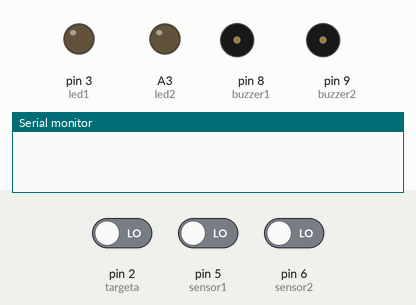
A sketch run on a simulated Arduino Uno, built with avr-gcc and run on an emulated ATmega328P. On the bench: output pins drawn as LEDs (lit = HIGH), buzzer (waves = sounding, pin HIGH), the last lines printed to the serial monitor. The test bench sets the inputs (shaded band); at power-on: pin 5 (sensor1) LOW, pin 6 (sensor2) LOW, pin 2 (targeta) LOW.

Above: at 2.8 s.
2.9 s: pin 5 (sensor1) driven HIGH
At 3.5 s:
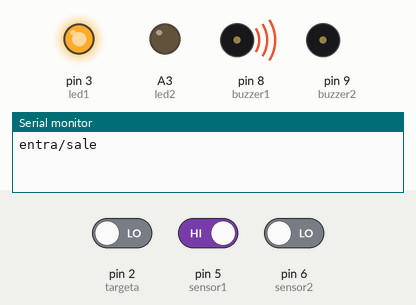
4.5 s: pin 6 (sensor2) driven HIGH
At 6.2 s:
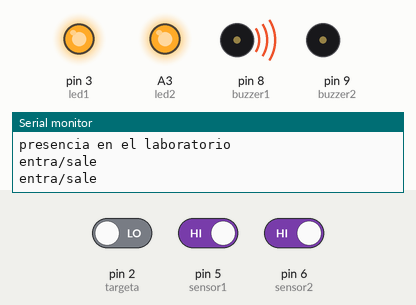
6.5 s: pin 5 (sensor1) driven LOW
At 7.7 s:
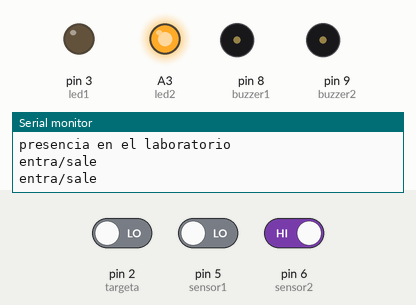
Timing chart, 0 to 18.5 s (numbered marks = the images above; inputs shaded):
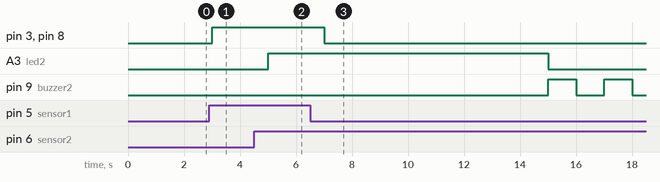

The sketch:

monitoreo_y_uso_de_instalaciones.ino
```cpp
#include <Wire.h>                        //Libreria para el puerto I2C
#include "RTClib.h"                 //Libreria para el reloj
//#include<Adafruit_NFCShield_I2C.h>

//#define IRQ   (2)
//#define RESET (3

//Adafruit_NFCShield_I2C nfc(IRQ, RESET);

RTC_DS1307 RTC;

/*_ _ _ _ _ _ _ _ _ _ _ _ _ _ _ _ _ _ _ _ _ _ _ _ _ _ _ _ _ _ _ _ _ _ _ _
             zona1              *              zona2                      *
  (entrada y salida del recinto)*  (uso y permanencia en el laboratorio)  *
--------------------------------------------------------------------------*
             sensor1            *             sensor2                     *
             buzzer1            *             buzzer2                     *
              led1              *              led2                       *
             estado1            *             estado2                     *
--------------------------------------------------------------------------*/


const int sensor1 = 5, buzzer1 = 8, led1 = 3;
const int sensor2 = 6, buzzer2 = 9, led2 = A3;
const int targeta = 2;               //uso un pulsador para representar una targeta

boolean estado1;                       //variable utilizada para el estado del sensor1
boolean estado2;                       //variable utilizada para el estado del sensor2

void setup(){
  pinMode(sensor1, INPUT);
  pinMode(sensor2, INPUT);
  pinMode(led1, OUTPUT);
  pinMode(buzzer1, OUTPUT);
  pinMode(led2, OUTPUT);
  pinMode(buzzer2, OUTPUT);
  pinMode(targeta, INPUT);
  Serial.begin(9600);
  Wire.begin();                  //Inicia el puerto I2C
  RTC.begin();                   //Inicia la comunicacion con el RTC
  //RTC.adjust(DateTime(__DATE__, __TIME__));    //Establece fecha y hora en el reloj se ejecuta un sola vez
  //nfc.begin();
}

void loop(){ //*************************************************

    zona1();
    zona2();
 }
//*****************************************************************
void zona1(){
  estado1 = digitalRead(sensor1);           //lectura del sensor de entrada y salida de
                                            //la zona 1
  if(estado1){
    Serial.println("entra/sale");
    digitalWrite(led1, HIGH);
    digitalWrite(buzzer1, HIGH);
    delay(1000);
  }
  else{
     digitalWrite(led1, LOW);
     digitalWrite(buzzer1, LOW);
     delay(1000);
     }
}


void zona2(){
  estado2 = digitalRead(sensor2);            //lectura del sensor de presencia en zona 2

  if(estado2==HIGH){                               //si sen2 detecta
    Serial.println("presencia en el laboratorio");

    for(int t=0; t<10; t++){             //se activa la luz con temporizacion al apagado
      digitalWrite(led2, HIGH);
      zona1();                            //va a la subrutina zona1
    }
    digitalWrite(led2, LOW);


    while(digitalRead(targeta) == LOW){      //si no se coloco la targeta suena buzzer
        digitalWrite(buzzer2, HIGH);         //hasta que la misma se ingrese
        zona1();
        digitalWrite(buzzer2, LOW);
        zona1();
    }

        Serial.print("fecha y hora de entrada:");      //en el momento en que se coloca la targeta
        fechaHora();                                   //imprime fecha y hora de entrada

         while(digitalRead(targeta) == HIGH){
             digitalWrite(led2, HIGH);
             zona1();
         }


         Serial.print("fecha y hora de salida:");        //cuando saca la tarjeta imprime fecha y hora de salida
         fechaHora();

         digitalWrite(led2, LOW);
         for(int x=0; x<20; x++){          //tiempo en el que se retira la persona del laboratorio
            zona1();                        //para luego activar el sensor
            //x++;
         }

  }
  else{
     digitalWrite(led2, LOW);               //sino detecta nada
     digitalWrite(buzzer2, LOW);
  }

}

void fechaHora(){
  DateTime now = RTC.now(); // Obtiene la fecha y hora del RTC

  Serial.print(now.day(), DEC); // Dia
  Serial.print('/');
  Serial.print(now.month(), DEC); // Mes
  Serial.print('/');
  Serial.print(now.year(), DEC); // Año

  Serial.print(' ');

  Serial.print(now.hour(), DEC); // Horas
  Serial.print(':');
  Serial.print(now.minute(), DEC); // Minutos
  Serial.print(':');
  Serial.print(now.second(), DEC); // Segundos
  Serial.println();
}
```

Measured:
- after the input at 2.9 s, pin 3 (led1), pin 8 (buzzer1): LOW → HIGH after 0.10 s
- after the input at 4.5 s, A3 (led2): LOW → HIGH after 0.50 s
- after the input at 6.5 s, pin 3 (led1), pin 8 (buzzer1): HIGH → LOW after 0.50 s
